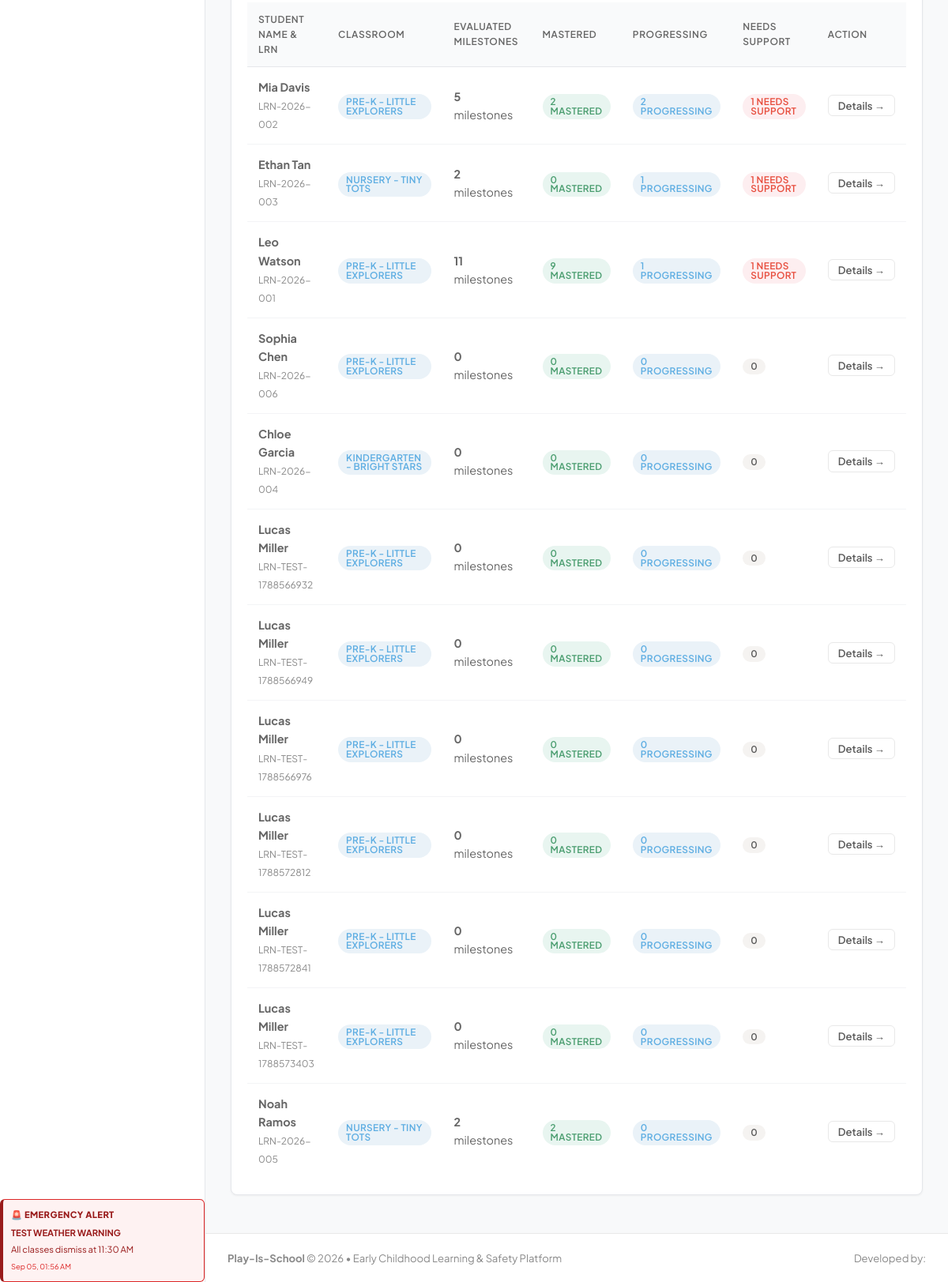
The app's page /admin/progress.php (signed in, lower part), older data.
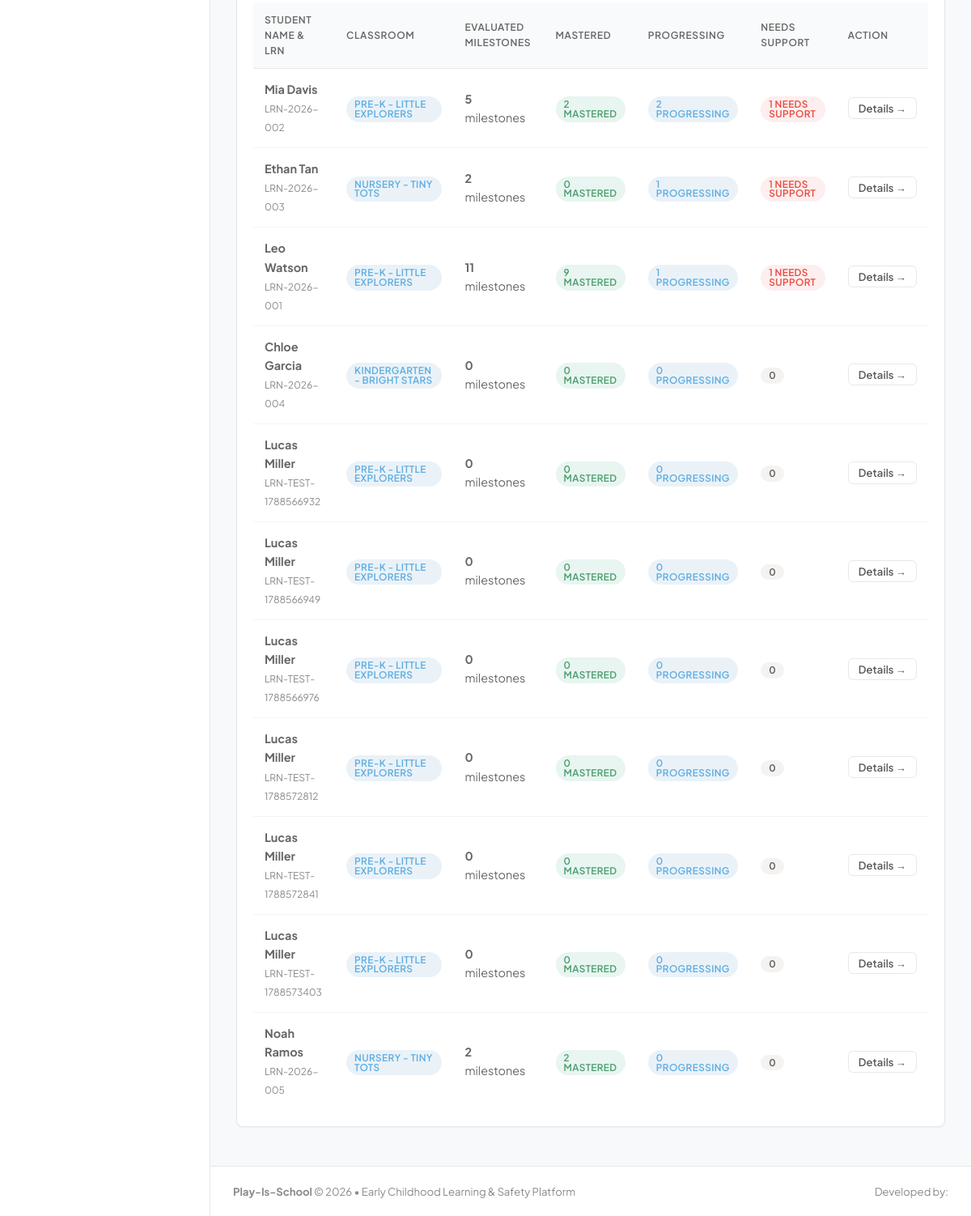
The same page, newer data.
### tables this page shows
CREATE TABLE emergency_alerts (
            id INTEGER PRIMARY KEY AUTOINCREMENT,
            title TEXT NOT NULL,
            message TEXT NOT NULL,
            severity TEXT DEFAULT 'urgent' CHECK(severity IN ('urgent', 'critical', 'warning')),
            posted_by INTEGER,
            created_at DATETIME DEFAULT CURRENT_TIMESTAMP,
            is_active INTEGER DEFAULT 1,
            FOREIGN KEY (posted_by) REFERENCES users(id) ON DELETE SET NULL
        );

CREATE TABLE students (
            id INTEGER PRIMARY KEY AUTOINCREMENT,
            first_name TEXT NOT NULL,
            last_name TEXT NOT NULL,
            lrn TEXT UNIQUE,
            dob DATE NOT NULL,
            gender TEXT CHECK(gender IN ('Male', 'Female')),
            blood_type TEXT,
            classroom_id INTEGER,
            parent_id INTEGER,
            address TEXT,
            emergency_contact_name TEXT,
            emergency_contact_phone TEXT,
            allergies TEXT,
            medical_notes TEXT,
            enrollment_status TEXT DEFAULT 'enrolled' CHECK(enrollment_status IN ('enrolled', 'archived', 'withdrawn')),
            admission_date DATE,
            avatar TEXT,
            FOREIGN KEY (classroom_id) REFERENCES classrooms(id) ON DELETE SET NULL,
            FOREIGN KEY (parent_id) REFERENCES users(id) ON DELETE SET NULL
        );

### includes/auth.php (called while the page is built, shortened)
<?php
function getActiveEmergencyAlert() {
    static $alert = null;
    if ($alert === null) {
        $db = getDB();
        $stmt = $db->query("SELECT * FROM emergency_alerts WHERE is_active = 1 ORDER BY id DESC LIMIT 1");
        $alert = $stmt->fetch() ?: false;
    }
    return $alert;
}

### admin/progress.php (the view, shortened to what this page needs)
<?php
require_once dirname(__DIR__) . '/includes/auth.php';
$db = getDB();
$studentsProgress = $db->query("
    SELECT s.id, s.first_name, s.last_name, s.lrn, c.name as class_name,
           COUNT(sm.id) as evaluated_count,
           SUM(CASE WHEN sm.rating = 'mastered' THEN 1 ELSE 0 END) as mastered_count,
           SUM(CASE WHEN sm.rating = 'progressing' THEN 1 ELSE 0 END) as progressing_count,
           SUM(CASE WHEN sm.rating = 'needs_support' THEN 1 ELSE 0 END) as support_count
    FROM students s
    LEFT JOIN classrooms c ON s.classroom_id = c.id
    LEFT JOIN student_milestones sm ON sm.student_id = s.id
    WHERE s.enrollment_status = 'enrolled'
    GROUP BY s.id
    ORDER BY support_count DESC, s.last_name ASC
")->fetchAll();
require_once dirname(__DIR__) . '/includes/header.php';
?>
<div class="card">
    <div class="table-responsive">
        <table class="table" id="progressTable">
            <thead>
                <tr>
                    <th>Student Name & LRN</th>
                    <th>Classroom</th>
                    <th>Evaluated Milestones</th>
                    <th>Mastered</th>
                    <th>Progressing</th>
                    <th>Needs Support</th>
                    <th>Action</th>
                </tr>
            </thead>
            <tbody>
                <?php foreach ($studentsProgress as $sp): ?>
                    <tr>
                        <td>
                            <strong><?= htmlspecialchars($sp['first_name'] . ' ' . $sp['last_name']) ?></strong><br>
                            <small style="color: var(--text-muted);"><?= htmlspecialchars($sp['lrn'] ?? 'No LRN') ?></small>
                        </td>
                        <td><span class="badge badge-info"><?= htmlspecialchars($sp['class_name'] ?? 'Unassigned') ?></span></td>
                        <td><strong><?= (int)$sp['evaluated_count'] ?></strong> milestones</td>
                        <td><span class="badge badge-success"><?= (int)$sp['mastered_count'] ?> Mastered</span></td>
                        <td><span class="badge badge-info"><?= (int)$sp['progressing_count'] ?> Progressing</span></td>
                        <td>
                            <?php if ($sp['support_count'] > 0): ?>
                                <span class="badge badge-danger"><?= (int)$sp['support_count'] ?> Needs Support</span>
                            <?php else: ?>
                                <span class="badge badge-neutral">0</span>
                            <?php endif; ?>
                        </td>
                        <td>
                            <button class="btn btn-secondary btn-sm" onclick="viewStudentMilestones(<?= $sp['id'] ?>, '<?= htmlspecialchars($sp['first_name'] . ' ' . $sp['last_name'], ENT_QUOTES) ?>')">
                                Details &rarr;
                            </button>
                        </td>
                    </tr>
                <?php endforeach; ?>
            </tbody>
        </table>
    </div>
</div>
<?php require_once dirname(__DIR__) . '/includes/footer.php'; ?>

### includes/sidebar/sidebar.php (shortened to what this page needs)
<?php
$activeEmergency = getActiveEmergencyAlert();
?>
<aside class="app-sidebar" id="appSidebar">
    <div class="sidebar-nav">
    </div>
    <?php if ($activeEmergency): ?>
        <div class="sidebar-emergency" role="alert">
            <div class="sidebar-emergency-title">🚨 Emergency Alert</div>
            <strong><?= htmlspecialchars($activeEmergency['title']) ?></strong>
            <p><?= htmlspecialchars($activeEmergency['message']) ?></p>
            <small><?= date('M d, h:i A', strtotime($activeEmergency['created_at'])) ?></small>
        </div>
    <?php endif; ?>
</aside>

Row changes from the older to the newer data that the page shows:
no longer on this page (row edited): emergency_alerts: title "TEST WEATHER WARNING", message "All classes dismiss at 11:30 AM", created_at "Sep 05, 01:56 AM"
no longer on this page (row edited): students: first_name+last_name "Sophia Chen", lrn "LRN-2026-006", class_name "PRE-K - LITTLE EXPLORERS", evaluated_count "0", mastered_count "0", progressing_count "0"
Text that changed along with them:
text no longer shown: "🚨 EMERGENCY ALERT"
